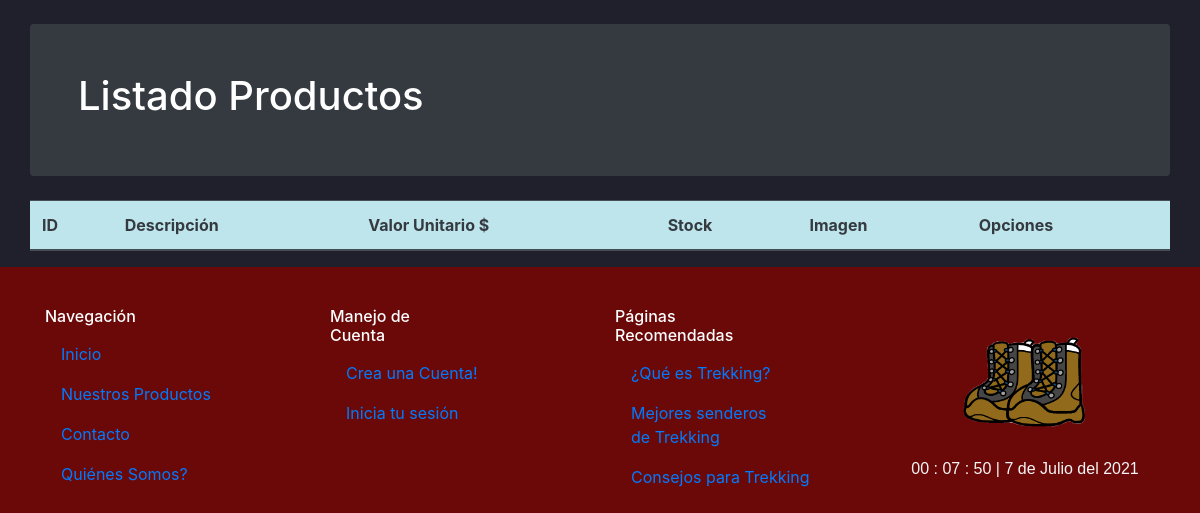
The app's page /productos2/ (lower part), older data.
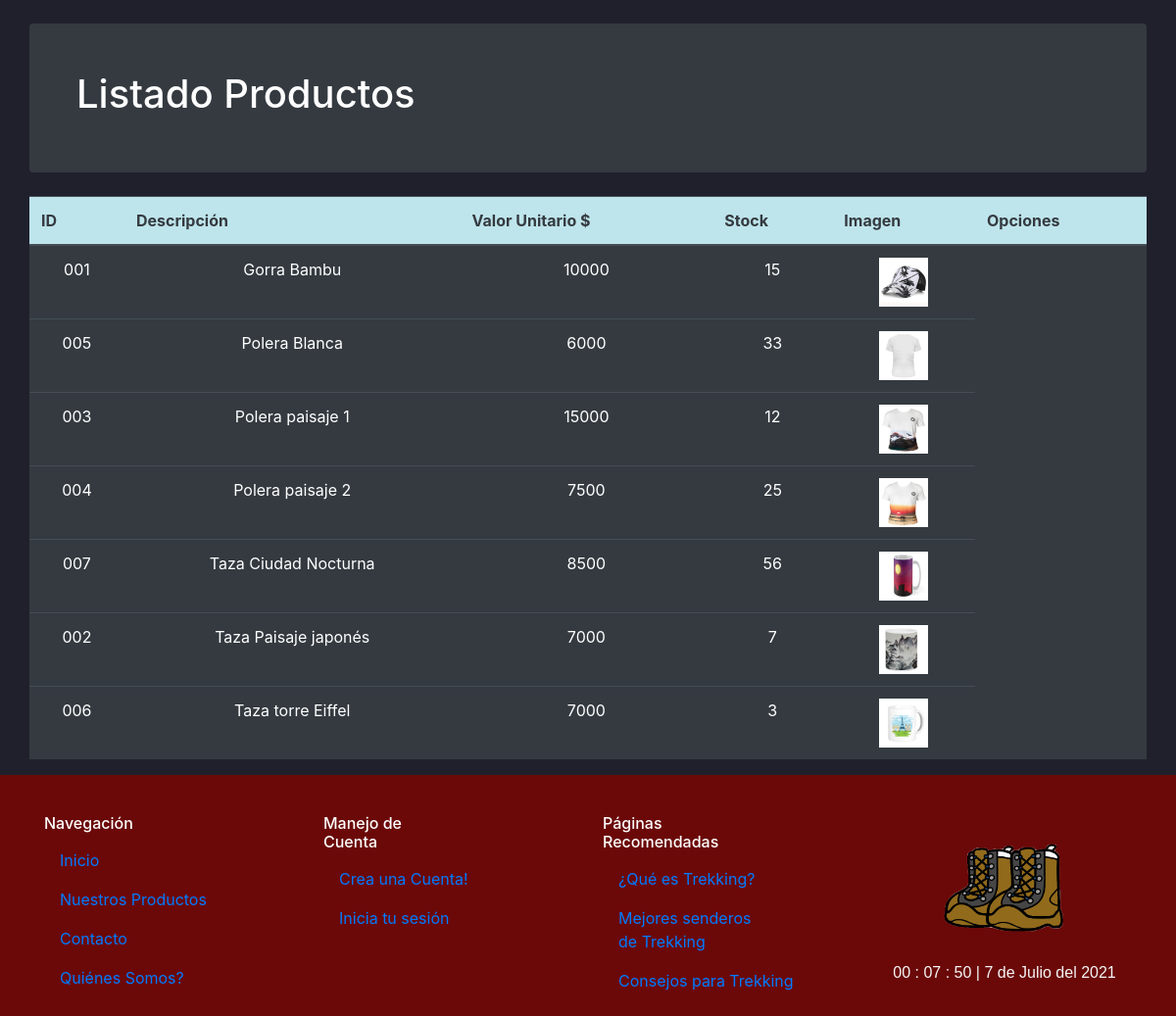
The same page, newer data.
### core/models.py (models this page shows, shortened)
class Producto(models.Model):
    idProducto = models.CharField(primary_key=True, max_length=10,verbose_name='Código')
    descripcion = models.CharField(max_length=100,verbose_name='Descripción')
    precio = models.IntegerField(verbose_name='Precio Unitario')
    cantidad = models.IntegerField(verbose_name='Stock')
    imagen = models.ImageField(verbose_name='Imagen',upload_to='productos',null=True,blank=True)
    class Meta:
            verbose_name = 'producto'
            verbose_name_plural = 'productos'
            ordering = ["descripcion"]

### core/views.py (the view)
# urls.py: path('productos2/', product_list, name='product-list'),
def product_list(request):
    productos = Producto.objects.all()
    return render(request,"core/productos2.html",{'productos':productos})

### core/templates/core/productos2.html (shortened to what this page needs)
{% extends 'core/plantilla.html' %}
{% load static %}
{% block content %}
        <div class="container justify-content-center">
            <div class="row bg-dark text-white rounded p-5 mt-4 mb-4">
                <h1>Listado Productos</h1>
            </div>
            <div class="row">
                <div class="table-responsive">
                    <table id="tabla_productos" class="table table-dark " >
                        <thead >
                            <tr class="table-info text-dark">
                                <th>ID</th>
                                <th>Descripción</th>
                                <th>Valor Unitario $</th>
                                <th>Stock</th>
                                <th>Imagen</th>
                                <th>Opciones</th>
                            </tr>
                        </thead>
                        <tbody>
                            {% for producto in productos %}
                                <tr class="text-center" >
                                    <td>{{producto.idProducto}}</td>
                                    <td>{{producto.descripcion}}</td>
                                    <td>{{producto.precio}}</td>
                                    <td>{{producto.cantidad}}</td>
                                    {% if producto.imagen %}
                                        <td><img class="img-producto" src="{{producto.imagen.url}}" alt="" width="100" height="100"></td>
                                    {% else %}
                                        <td><img class="img-producto" src="{% static 'core/img/image_not_found.jpg' %}" alt="" width="100px" height="100px"></td>
                                    {% endif %}
                                </tr>
                            {% endfor %}
                        </tbody>
                    </table>
                </div>
            </div>
        </div>
{% endblock %}

### core/templates/core/plantilla.html (shortened to what this page needs)
{% load static %}
<!DOCTYPE html>
<html lang="es-cl">
<head>
    <link rel="stylesheet" href="{% static 'core/css/bootstrap.min.css' %}" type="text/css">
    <link rel="stylesheet" href="http://use.fontawesome.com/releases/v5.8.2/css/all.css">
    <link rel="stylesheet" href="{% static 'core/css/style.css' %}" type="text/css">
    <link rel="stylesheet" href="{% static 'core/css/estilorelojs.css' %}" type="text/css">
</head>
<body class="darkmode">
{% block content %}{% endblock %}
    <footer class="footer bg-rojo-oscuro  py-3">
        <div class="container">
            <div class="row">
                <div class="col-sm-12 col-md-3 mt-4">
                    <h6 class="display-6 header-del-footer">Navegación</h6>
                    <nav class="nav flex-column bg-rojo-oscuro">
                        <a class="nav-link active" href="{% url 'index' %}">Inicio</a>
                        <a class="nav-link" href="{% url 'producto' %}">Nuestros Productos</a>
                        <a class="nav-link" href="{% url 'contacto' %}">Contacto</a>
                        <a class="nav-link" href="{% url 'acerca_de' %}">Quiénes Somos?</a>
                    </nav>
                </div>
                <div class="col-sm-12 col-md-3 mt-4 bg-rojo-oscuro">
                    <h6 class="display-6 header-del-footer">Manejo de <br> Cuenta</h6>
                    <nav class="nav flex-column">
                        <a class="nav-link active" href="{% url 'registro' %}">Crea una Cuenta!</a>
                        <a class="nav-link" href="{% url 'inicio_sesion' %}">Inicia tu sesión</a>
                        </nav>
                </div>
                <div class="col-sm-12 col-md-3 mt-4 bg-rojo-oscuro">
                    <h6 class="display-6 header-del-footer">Páginas <br>Recomendadas</h6>
                    <nav class="nav flex-column">
                        <a class="nav-link active" href="https://es.wikipedia.org/wiki/Senderismo">¿Qué es Trekking?</a>
                        <a class="nav-link" href="https://www.lonelyplanet.es/blog/los-trekkings-mas-bellos-del-mundo">Mejores senderos <br> de Trekking</a>
                        <a class="nav-link" href="https://www.travelsauro.com/es/consejos-trekking-principiantes/">Consejos para Trekking</a>
                    </nav>
                </div>
                <div class="col-sm-12 col-md-3 text-center mt-4">
                    <img src="{% static 'core/assets/IconoBotas500x500.png' %}" alt="LOGO" width="150px" height="150px">
                    <div id="reloj" class="reloj">
                    </div>
                </div>
            </div>
        </div>
    </footer>
</body>
</html>

### core/static/core/css/style.css (style rules this page uses)
body.darkmode { background-color: rgb(32, 32, 44); color: white; }
body { color: #ffc107; }
.bg-rojo-oscuro { background-color: rgb(107, 9, 9); }
.header-del-footer { color:white; }
.img-producto { width: 50px; height: 50px; }

### core/static/core/css/estilorelojs.css (style rules this page uses)
.reloj { width: 250px; height: 30px; text-align: center; font-family: 'Franklin Gothic Medium', 'Arial Narrow', Arial, sans-serif; color: whitesmoke; }

Row changes from the older to the newer data that the page shows:
added Producto: idProducto "001", descripcion "Gorra Bambu", precio "10000", cantidad "15", imagen (picture)
added Producto: idProducto "005", descripcion "Polera Blanca", precio "6000", cantidad "33", imagen (picture)
added Producto: idProducto "003", descripcion "Polera paisaje 1", precio "15000", cantidad "12", imagen (picture)
added Producto: idProducto "004", descripcion "Polera paisaje 2", precio "7500", cantidad "25", imagen (picture)
added Producto: idProducto "007", descripcion "Taza Ciudad Nocturna", precio "8500", cantidad "56", imagen (picture)
added Producto: idProducto "002", descripcion "Taza Paisaje japonés", precio "7000", cantidad "7", imagen (picture)
added Producto: idProducto "006", descripcion "Taza torre Eiffel", precio "7000", cantidad "3", imagen (picture)
